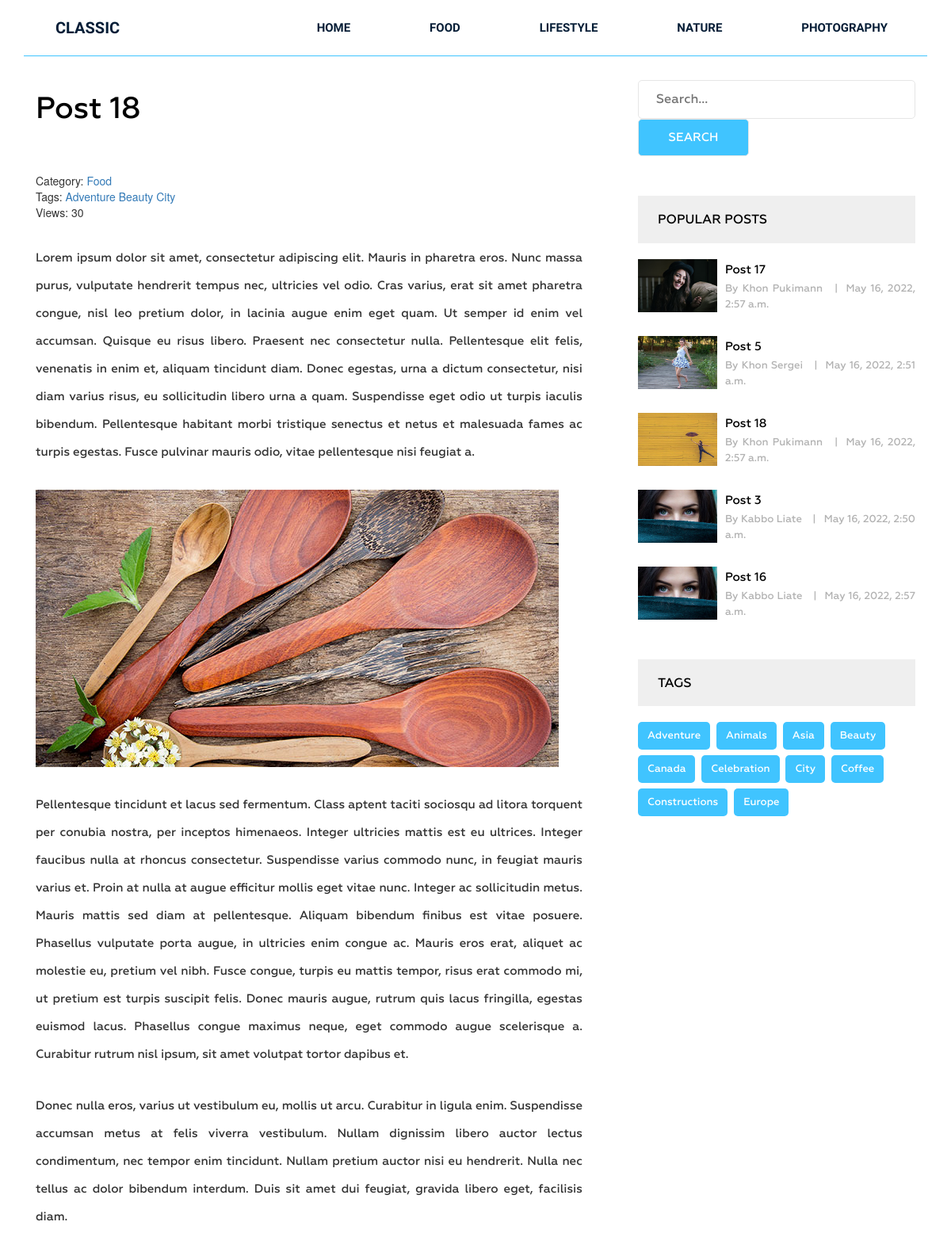
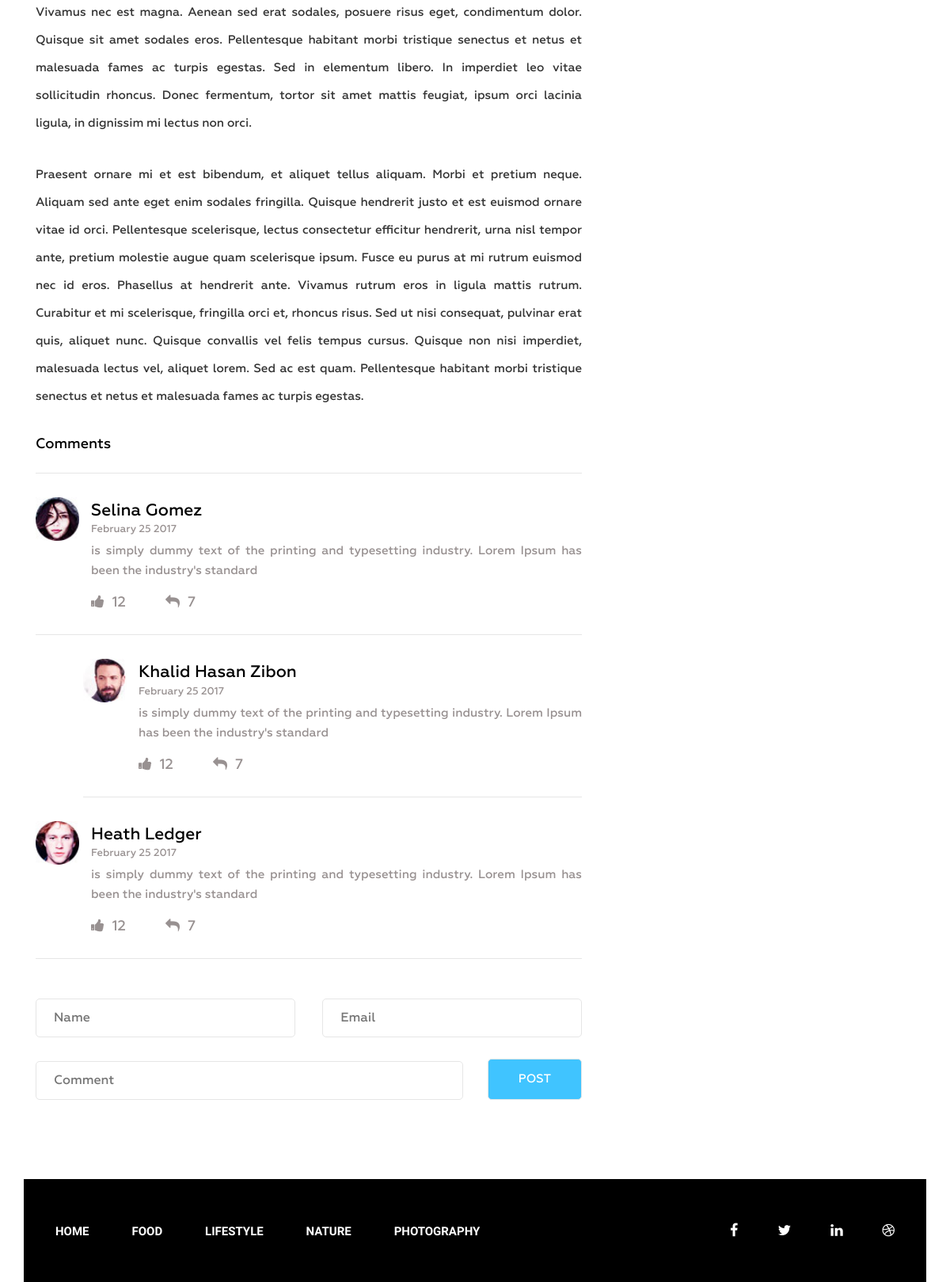
Screenshot of /post/post-18 with the database file from the repository (2 pictures, top to bottom).
### blog/models.py (models this page shows, shortened)
class Category(models.Model):
    title = models.CharField(max_length=255)
    slug = models.SlugField(max_length=255, unique=True)
    def __str__(self):
        return self.title
    def get_absolute_url(self):
        return reverse('category', kwargs={'slug': self.slug})
    class Meta:
        verbose_name = 'Category'
        verbose_name_plural = 'Categories'
        ordering = ['title']

class Post(models.Model):
    title = models.CharField(max_length=255)
    slug = models.CharField(max_length=255, unique=True)
    author = models.CharField(max_length=100)
    content = models.TextField(blank=True)
    created_at = models.DateTimeField(auto_now_add=True)
    photo = models.ImageField(upload_to='photos/%Y/%m/%d/', blank=True)
    views = models.IntegerField(default=0)
    category = models.ForeignKey(Category, on_delete=models.PROTECT, related_name='posts')
    tags = models.ManyToManyField(Tag, blank=True, related_name='posts')
    def get_absolute_url(self):
        return reverse('post', kwargs={'slug': self.slug})
    class Meta:
        verbose_name = 'Post'
        verbose_name_plural = 'Posts'
        ordering = ['-created_at']

class Tag(models.Model):
    title = models.CharField(max_length=50)
    slug = models.SlugField(max_length=50, unique=True)
    def get_absolute_url(self):
        return reverse('tag', kwargs={'slug': self.slug})
    class Meta:
        verbose_name = 'Tag'
        verbose_name_plural = 'Tags'
        ordering = ['title']

### blog/views.py (the view)
# urls.py: path('post/<str:slug>', GetPost.as_view(), name='post'),
class GetPost(DetailView):
    model = Post
    template_name = 'blog/single.html'
    context_object_name = 'post'
    def get_context_data(self, **kwargs):
        context = super().get_context_data(**kwargs)
        self.object.views = F('views') + 1
        self.object.save()
        self.object.refresh_from_db()
        return context

### blog/templatetags/menu.py (called while the page is built)
@register.inclusion_tag('blog/menu_tpl.html')
def show_menu(menu_class='menu'):
    categories = Category.objects.all()
    return {'categories': categories, 'menu_class': menu_class}

### blog/templatetags/sidebar.py (called while the page is built)
@register.inclusion_tag('blog/popular_posts_tpl.html')
def get_popular(cnt=3):
    posts = Post.objects.order_by('-views')[:cnt]
    return {'posts': posts}

@register.inclusion_tag('blog/tags_tpl.html')
def get_tags():
    tags = Tag.objects.all()
    return {'tags': tags}

### blog/templates/blog/single.html (shortened to what this page needs)
{% extends 'base.html' %}
{% load static %}
{% load sidebar %}
{% block content %}
<section class="single-blog-area">
    <div class="container">
        <div class="row">
            <div class="col-md-12">
                <div class="border-top">
                    <div class="col-md-8">
                        <div class="blog-area">
                            <div class="blog-area-part">
                                <h2>{{ post.title}}</h2>
                                <div class="single-content">
                                    <div class="">
                                        <span>Category: <a href="{{ post.category.get_absolute_url }}">{{ post.category }}</a></span>
                                        <br>
                                        {% if post.tags.exists %}
                                        <span>
                                            Tags:
                                            {% for tag in post.tags.all %}
                                            <a href="{{ tag.get_absolute_url }}">{{ tag.title }}</a>
                                            {% endfor %}
                                        </span>
                                        <br>
                                        {% endif %}
                                        <span>Views: {{ post.views }}</span>
                                    </div>
                                    {{ post.content|safe}}
                                </div>
                            </div>
                            <div class="commententries">
                                <h3>Comments</h3>
                                <ul class="commentlist">
                                    <li>
                                        <article class="comment">
                                            <header class="comment-author">
                                                <img src="img/author-1.jpg" alt="">
                                            </header>
                                            <section class="comment-details">
                                                <div class="author-name">
                                                    <h5><a href="#">Selina Gomez</a></h5>
                                                    <p>February 25 2017</p>
                                                </div>
                                                <div class="comment-body">
                                                    <p>is simply dummy text of the printing and typesetting
                                                        industry. Lorem Ipsum has been the industry's standard </p>
                                                </div>
                                                <div class="reply">
                                                    <p><span><a href="#"><i class="fa fa-thumbs-up"
                                                                            aria-hidden="true"></i></a>12</span><span><a
                                                            href="#"><i class="fa fa-reply" aria-hidden="true"></i></a>7</span>
                                                    </p>
                                                </div>
                                            </section>
                                        </article>
                                        <ul class="children">
                                            <li>
                                                <article class="comment">
                                                    <header class="comment-author">
                                                        <img src="img/author-2.jpg" alt="">
                                                    </header>
                                                    <section class="comment-details">
                                                        <div class="author-name">
                                                            <h5><a href="#">Khalid Hasan Zibon</a></h5>
                                                            <p>February 25 2017</p>
                                                        </div>
                                                        <div class="comment-body">
                                                            <p>is simply dummy text of the printing and typesetting
                                                                industry. Lorem Ipsum has been the industry's
                                                                standard </p>
                                                        </div>
                                                        <div class="reply">
                                                            <p><span><a href="#"><i class="fa fa-thumbs-up"
                                                                                    aria-hidden="true"></i></a>12</span><span><a
                                                                    href="#"><i class="fa fa-reply"
                                                                                aria-hidden="true"></i></a>7</span>
                                                            </p>
                                                        </div>
                                                    </section>
                                                </article>
                                            </li>
                                        </ul>
                                    </li>
                                    <li>
                                        <article class="comment">
                                            <header class="comment-author">
                                                <img src="img/author-3.jpg" alt="">
                                            </header>
                                            <section class="comment-details">
                                                <div class="author-name">
                                                    <h5><a href="#">Heath Ledger</a></h5>
                                                    <p>February 25 2017</p>
                                                </div>
                                                <div class="comment-body">
                                                    <p>is simply dummy text of the printing and typesetting
                                                        industry. Lorem Ipsum has been the industry's standard </p>
                                                </div>
                                                <div class="reply">
                                                    <p><span><a href="#"><i class="fa fa-thumbs-up"
                                                                            aria-hidden="true"></i></a>12</span><span><a
                                                            href="#"><i class="fa fa-reply" aria-hidden="true"></i></a>7</span>
                                                    </p>
                                                </div>
                                            </section>
                                        </article>
                                    </li>
                                </ul>
                            </div>
                            <form action="#" method="get">
                                <div class="name">
                                    <input type="text" name="" id="" placeholder="Name" class="name">
                                </div>
                                <div class="email">
                                    <input type="email" name="" id="" placeholder="Email" class="email">
                                </div>
                                <div class="comment">
                                    <input type="text" name="" id="" placeholder="Comment" class="comment">
                                </div>
                                <div class="post">
                                    <input type="submit" value="Post">
                                </div>
                            </form>
                        </div>
                    </div>
                    {% include 'inc/_sidebar.html' %}
                </div>
            </div>
        </div>
    </div>
</section>
{% endblock %}

### templates/base.html (shortened to what this page needs)
<!DOCTYPE html>
{% load static %}
<html lang="en">
<head>
    <link rel="stylesheet" href="{% static 'css/bootstrap.css' %}">
    <link rel="stylesheet" href="{% static 'css/font-awesome.min.css' %}">
    <link rel="stylesheet" href="{% static 'css/owl.carousel.min.css' %}">
    <link rel="stylesheet" href="{% static 'css/owl.theme.default.min.css' %}">
    <link rel="stylesheet" href="{% static 'style.css' %}">
    <link rel="stylesheet" href="{% static 'responsive.css' %}">
</head>
<body>
<div class="wrapper">
    {% include 'inc/_header.html' %}
    {% block content %}
    {% endblock content %}
    {% include 'inc/_footer.html' %}
</div>
</body>
</html>

### templates/inc/_header.html
{% load menu %}
<header class="header">
    <div class="container">
        <div class="row">
            <div class="col-md-2">
                <div class="logo">
                    <h2><a href="{% url 'home' %}">Classic</a></h2>
                </div>
            </div>
            <div class="col-md-10">
                {% show_menu %}
            </div>
        </div>
    </div>
</header>

### templates/inc/_sidebar.html
{% load sidebar %}
<div class="col-md-4">
    <div class="newsletter">
        <form action="{% url 'search' %}" method="get">
            <input type="text" name="s" placeholder="Search...">
            <input type="submit" value="Search">
        </form>
    </div>
    {% get_popular 5 %}
    {% get_tags %}
</div>

### blog/templates/blog/popular_posts_tpl.html
<h2 class="sidebar-title">Popular posts</h2>
<div class="grid">
    {% for post in posts %}
    <div class="portfolio-item popular">
        <img src="{{ post.photo.url }}" alt="{{ post.tile }}">
        <div class="portfolio-text">
            <h5><a href="{{ post.get_absolute_url }}">{{ post.title}}</a></h5>
            <p>By {{ post.author }} <span>|</span>{{ post.created_at }}</p>
        </div>
    </div>
    {% endfor %}
</div>

### templates/inc/_footer.html (shortened to what this page needs)
{% load menu %}
<footer class="footer">
    <div class="container">
        <div class="row">
            <div class="col-md-12">
                <div class="footer-bg">
                    <div class="row">
                        <div class="col-md-9">
                            {% show_menu 'footer-menu' %}
                        </div>
                        <div class="col-md-3">
                            <div class="footer-icon">
                                <p><a href="#"><i class="fa fa-facebook" aria-hidden="true"></i></a><a href="#"><i
                                        class="fa fa-twitter" aria-hidden="true"></i></a><a href="#"><i
                                        class="fa fa-linkedin" aria-hidden="true"></i></a><a href="#"><i
                                        class="fa fa-dribbble" aria-hidden="true"></i></a></p>
                            </div>
                        </div>
                    </div>
                </div>
            </div>
        </div>
    </div>
</footer>

### rows the page displays
Category: title "FOOD"
Category: title "LIFESTYLE"
Category: title "NATURE"
Category: title "PHOTOGRAPHY"
Post: title "Post 18", category "Food", views "30", content "Lorem ipsum dolor sit amet, consectetur adipiscing elit. Mauris in pharetra eros. Nunc massa purus, vulputate hendrerit tempus nec, ultricies vel odio. Cras varius, erat sit amet pharetra congue, nisl leo pretium dolor, in lacinia augue enim eget quam. Ut semper id enim vel accumsan. Quisque eu risus libero. Praesent nec consectetur nulla. Pellentesque elit felis, venenatis in enim et, aliquam tincidunt diam. Donec egestas, urna a dictum consectetur, nisi diam varius risus, eu sollicitudin libero urna a quam. Suspendisse eget odio ut turpis iaculis bibendum. Pellentesque habitant morbi tristique senectus et netus et malesuada fames ac turpis egestas. Fusce pulvinar mauris odio, vitae…", content (picture), photo (picture), author "Khon Pukimann", created_at "May 16, 2022, 2:57 a.m."
Tag: title "Adventure"
Tag: title "Beauty"
Tag: title "City"
Post: photo (picture), title "Post 17", author "Khon Pukimann", created_at "May 16, 2022, 2:57 a.m."
Post: photo (picture), title "Post 5", author "Khon Sergei", created_at "May 16, 2022, 2:51 a.m."
Post: photo (picture), title "Post 3", author "Kabbo Liate", created_at "May 16, 2022, 2:50 a.m."
Post: photo (picture), title "Post 16", author "Kabbo Liate", created_at "May 16, 2022, 2:57 a.m."
Tag: title "Animals"
Tag: title "Asia"
Tag: title "Canada"
Tag: title "Celebration"
Tag: title "Coffee"
Tag: title "Constructions"
Tag: title "Europe"
